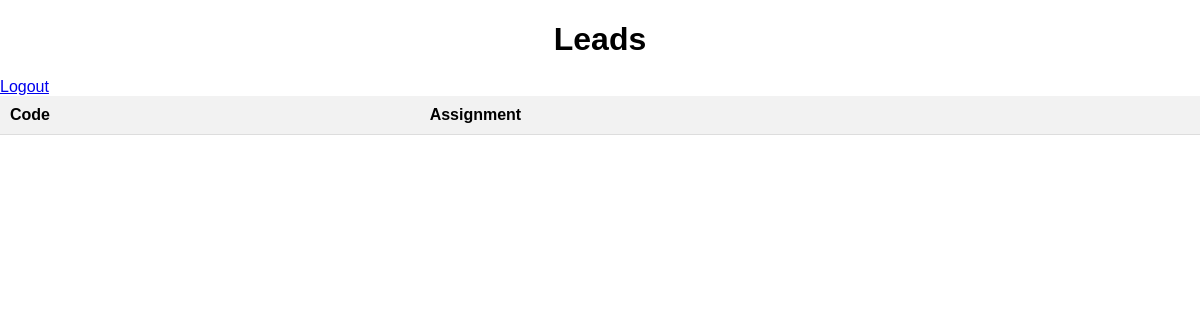
/leads/view/, run on an earlier commit of the app's database.
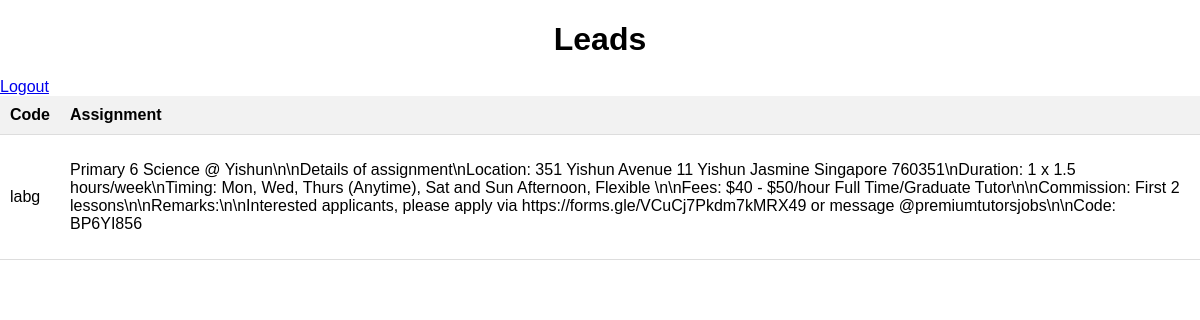
And on a later commit of the database.
### leads/models.py (models this page shows)
class Leads(models.Model):
    STATUS_CHOICES = [
        ('new_case', 'New Case'),
        ('tutors_sent', 'Tutors Sent'),
        ('tutors_needed', 'Tutors Needed'),
        ('closed', 'Closed'),
        ('activate_tuition_centres', 'Activate Tuition Centres'),
        ('premium_education', 'Premium Education'),
        ('issue_cases', 'Issue Cases'),
        ('follow_up_to_close', 'Follow Up to Close'),
        ('group_chats_created', 'Group Chats Created'),
        ('awaiting_confirmation', 'Awaiting Confirmation'),
        ('incomplete', 'Incomplete'),
    ]
    code = models.CharField(max_length=20, unique=True)
    description = models.TextField()
    client_name = models.CharField(max_length=200)
    client_number = models.CharField(max_length=15)
    status = models.CharField(
        max_length=50, choices=STATUS_CHOICES, default='new_case')
    remarks = models.CharField(max_length=500)
    many_tutor_link = models.CharField(max_length=500)
    created_date = models.DateTimeField(auto_now_add=True)
    last_reviewed_date = models.DateTimeField(auto_now=True)

### leads/views.py (the view)
# urls.py: path("view/", views.lead_list, name="view-list")
def lead_list(request):
    leads = Leads.objects.all()
    return render(request, 'leads/leads-list.html', {'leads': leads})

### leads/templates/leads/leads-list.html (shortened to what this page needs)
<!DOCTYPE html>
<html lang="en">
<head>
</head>
<body>
    <h1>Leads</h1>
    <a href="{% url 'logout' %}">Logout</a>
    <table>
        <thead>
            <tr>
                <th>Code</th>
                <th>Assignment</th>
            </tr>
        </thead>
        <tbody>
            {% for lead in leads %}
            <tr>
                <td>{{ lead.code }}</td>
                <td>{{ lead.description|linebreaks }}</td>
            </tr>
            {% endfor %}
        </tbody>
    </table>
</body>
</html>

What changed in the data, as far as the page shows it:
added Leads: code "labg", description "Primary 6 Science @ Yishun\\n\\nDetails of assignment\\nLocation: 351 Yishun Avenue 11 Yishun Jasmine Singapore 760351\\nDuration: 1 x 1.5 hours/week\\nTiming: Mon, Wed, Thurs (Anytime), Sat and Sun Afternoon, Flexible \\n\\nFees: $40 - $50/hour Full Time/Graduate Tutor\\n\\nCommission: First 2 lessons\\n\\nRemarks:\\n\\nInterested applicants, please apply via https://forms.gle/VCuCj7Pkdm7kMRX49 or message @premiumtutorsjobs\\n\\nCode: BP6YI856"
